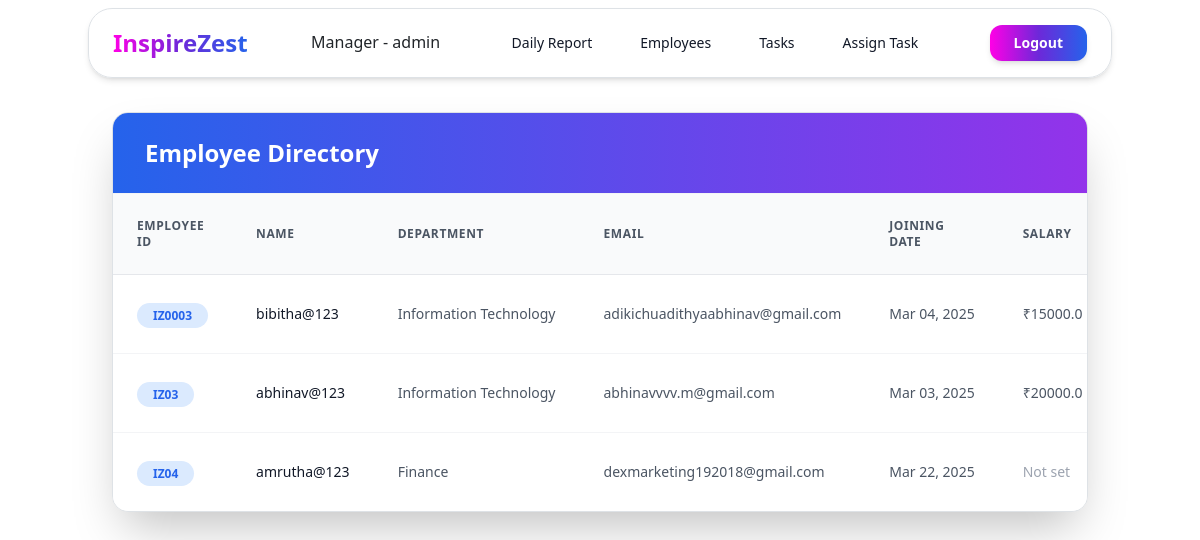
The page /manager/employee/list/ (signed in) on the database its author committed.
### app/models.py (models this page shows, shortened)
class CustomUser(AbstractUser):
    DEPARTMENT_CHOICES = [
        ('HR', 'Human Resources'),
        ('IT', 'Information Technology'),
        ('FIN', 'Finance'),
        ('MKT', 'Marketing'),
        ('OPS', 'Operations'),
    ]
    is_verified = models.BooleanField(default=False)
    otp = models.CharField(max_length=10, null=True, blank=True)
    email = models.EmailField(unique=True)
    employee_id = models.CharField(max_length=10, unique=True, null=True)
    department = models.CharField(max_length=3, choices=DEPARTMENT_CHOICES, null=True, blank=True)
    joining_date = models.DateField(null=True, blank=True)
    def __str__(self):
        if self.is_superuser:
            return f"Manager - {self.username}"
        return f"{self.employee_id} - {self.username}"

class SalaryCalendar(models.Model):
    employee = models.ForeignKey(CustomUser, on_delete=models.CASCADE)
    leave_days = models.DateField(default=timezone.now)
    salary = models.FloatField()
    pf_percentage = models.DecimalField(
        max_digits=5,
        decimal_places=2,
        null=True,
        blank=True,
    )
    esi_percentage = models.DecimalField(
        max_digits=5,
        decimal_places=2,
        null=True,
        blank=True,
    )
    created_at = models.DateTimeField(auto_now_add=True,null=True,blank=True)

### app/views.py (the view)
# urls.py: path('manager/employee/list/', views.Manager_list_all_employees, name='manager-employee-list'),
def Manager_list_all_employees(request):
    if not request.user.is_superuser:
        return redirect('employee-dashboard')
    employees = CustomUser.objects.filter(is_superuser=False)
    for employee in employees:
        employee.current_salary = SalaryCalendar.objects.filter(employee=employee).last()
    return render(request, 'Manager_list_all_employees.html', {'employees': employees})

### app/templates/Manager_list_all_employees.html (shortened to what this page needs)
{% extends "admin_base.html" %}
{% load widget_tweaks %}
{% block main_block %}
<div class="container mx-auto px-4 mt-28">
    <div class="bg-white shadow-2xl rounded-2xl overflow-hidden border border-gray-100">
        <div class="px-8 py-6 border-b border-gray-100 bg-gradient-to-r from-blue-600 to-purple-600">
            <h2 class="text-2xl font-bold text-white">Employee Directory</h2>
        </div>
        <div class="overflow-x-auto">
            <table class="min-w-full divide-y divide-gray-200">
                <thead class="bg-gray-50">
                    <tr>
                        <th class="px-6 py-4 text-left text-xs font-semibold text-gray-600 uppercase tracking-wider">Employee ID</th>
                        <th class="px-6 py-4 text-left text-xs font-semibold text-gray-600 uppercase tracking-wider">Name</th>
                        <th class="px-6 py-4 text-left text-xs font-semibold text-gray-600 uppercase tracking-wider">Department</th>
                        <th class="px-6 py-4 text-left text-xs font-semibold text-gray-600 uppercase tracking-wider">Email</th>
                        <th class="px-6 py-4 text-left text-xs font-semibold text-gray-600 uppercase tracking-wider">Joining Date</th>
                        <th class="px-6 py-4 text-left text-xs font-semibold text-gray-600 uppercase tracking-wider">Salary</th>
                    </tr>
                </thead>
                <tbody class="bg-white divide-y divide-gray-100">
                    {% for employee in employees %}
                    <tr class="hover:bg-gray-50 transition-colors duration-200">
                        <td class="px-6 py-4 whitespace-nowrap">
                            <span class="px-3 py-1 text-xs font-semibold text-blue-600 bg-blue-100 rounded-full">
                                {{ employee.employee_id }}
                            </span>
                        </td>
                        <td class="px-6 py-4 whitespace-nowrap text-sm font-medium text-gray-900">
                            {{ employee.username }}
                        </td>
                        <td class="px-6 py-4 whitespace-nowrap text-sm text-gray-600">
                            {{ employee.get_department_display }}
                        </td>
                        <td class="px-6 py-4 whitespace-nowrap text-sm text-gray-600">
                            {{ employee.email }}
                        </td>
                        <td class="px-6 py-4 whitespace-nowrap text-sm text-gray-600">
                            {{ employee.joining_date|date:"M d, Y" }}
                        </td>
                        <td class="px-6 py-4 whitespace-nowrap text-sm text-gray-600">
                            {% if employee.current_salary %}
                                ₹{{ employee.current_salary.salary }}
                            {% else %}
                                <span class="text-gray-400">Not set</span>
                            {% endif %}
                        </td>
                    </tr>
                    {% endfor %}
                </tbody>
            </table>
        </div>
    </div>
</div>
{% endblock %}

### app/templates/admin_base.html (shortened to what this page needs)
<!DOCTYPE html>
<html lang="en">
<head>
        <link href="https://cdn.jsdelivr.net/npm/bootstrap@5.3.3/dist/css/bootstrap.min.css" rel="stylesheet"
>
    <link href="https://unpkg.com/aos@2.3.1/dist/aos.css" rel="stylesheet">
    <script src="https://cdn.tailwindcss.com"></script>
    <link rel="stylesheet" href="https://cdnjs.cloudflare.com/ajax/libs/font-awesome/6.0.0/css/all.min.css">
</head>
<body>
    <header class="fixed inset-x-0 top-0 z-30 mx-auto w-full max-w-screen-md border border-gray-100
    bg-white/90 py-3 mt-2 shadow-md backdrop-blur-lg md:top-6 md:rounded-3xl lg:max-w-screen-lg" data-aos="flip-down" data-aos-delay="500" >
    <div class="px-6" >
        <div class="flex items-center justify-between">
            <div class="flex items-center space-x-2">
                <span class="logo-text">InspireZest</span>
            </div>
            <h1>{{request.user}}</h1>
            <div class="hidden md:flex md:items-center md:justify-center md:gap-8">
                <a href="{%url 'manager-daily-report-list'%}" class="nav-link px-2 py-2 text-sm font-medium text-gray-900">
                    Daily Report
                </a>
                <a href="{%url 'manager-employee-list'%}" class="nav-link px-2 py-2 text-sm font-medium text-gray-900">
                    Employees
                </a>
                <a href="{%url 'manager-task-list'%}" class="nav-link px-2 py-2 text-sm font-medium text-gray-900">
                    Tasks
                </a>
                <a href="{%url 'assign-task-employee'%}" class="nav-link px-2 py-2 text-sm font-medium text-gray-900">
                    Assign Task
                </a>
            </div>
            <div class="flex items-center justify-end gap-4">
                <a class="inline-flex items-center justify-center rounded-xl bg-blue-600 px-4 py-2 text-sm
                    font-semibold text-white shadow-md transition-all duration-200 hover:bg-blue-500
                    hover:shadow-lg focus:ring-2 focus:ring-blue-600 focus:ring-offset-2" href="{% url 'login' %}">
                    Logout
                </a>
            </div>
        </div>
    </div>
</header>
    {%block main_block%}
    {%endblock%}
</body>
</html>

### app/templates/admin_base.html (style rules this page uses)
.nav-link::before { content: ''; position: absolute; bottom: 0; left: 0; width: 0; height: 2px; background-color: #2563eb; transition: width 0.3s ease; }
.nav-link { position: relative; transition: color 0.3s ease; }
.logo-text { font-size: 1.5rem; font-weight: 700; background: linear-gradient( to right, #ff00e6 0%, #6d28d9 50%, #2563eb 100% ); -webkit-background-clip: text; background-clip: text; -webkit-text-fill-color: transparent; position: relative; display: inline-block; }
.logo-text::after { content: ''; position: absolute; bottom: -2px; left: 0; width: 100%; height: 2px; background: inherit; opacity: 0; transition: opacity 0.3s ease; }
.inline-flex { display: inline-flex; background: linear-gradient( to right, #ff00e6 0%, #6d28d9 50%, #2563eb 100% ); transition: all 0.3s ease; }

### rows shown on the page
CustomUser: user "Manager - admin"
CustomUser: employee_id "IZ0003", username "bibitha@123", department "Information Technology", email "adikichuadithyaabhinav@gmail.com", joining_date "Mar 04, 2025", current_salary.salary "15000.0"
CustomUser: employee_id "IZ03", username "abhinav@123", department "Information Technology", email "abhinavvvv.m@gmail.com", joining_date "Mar 03, 2025", current_salary.salary "20000.0"
CustomUser: employee_id "IZ04", username "amrutha@123", department "Finance", email "dexmarketing192018@gmail.com", joining_date "Mar 22, 2025", shows "Not set"
